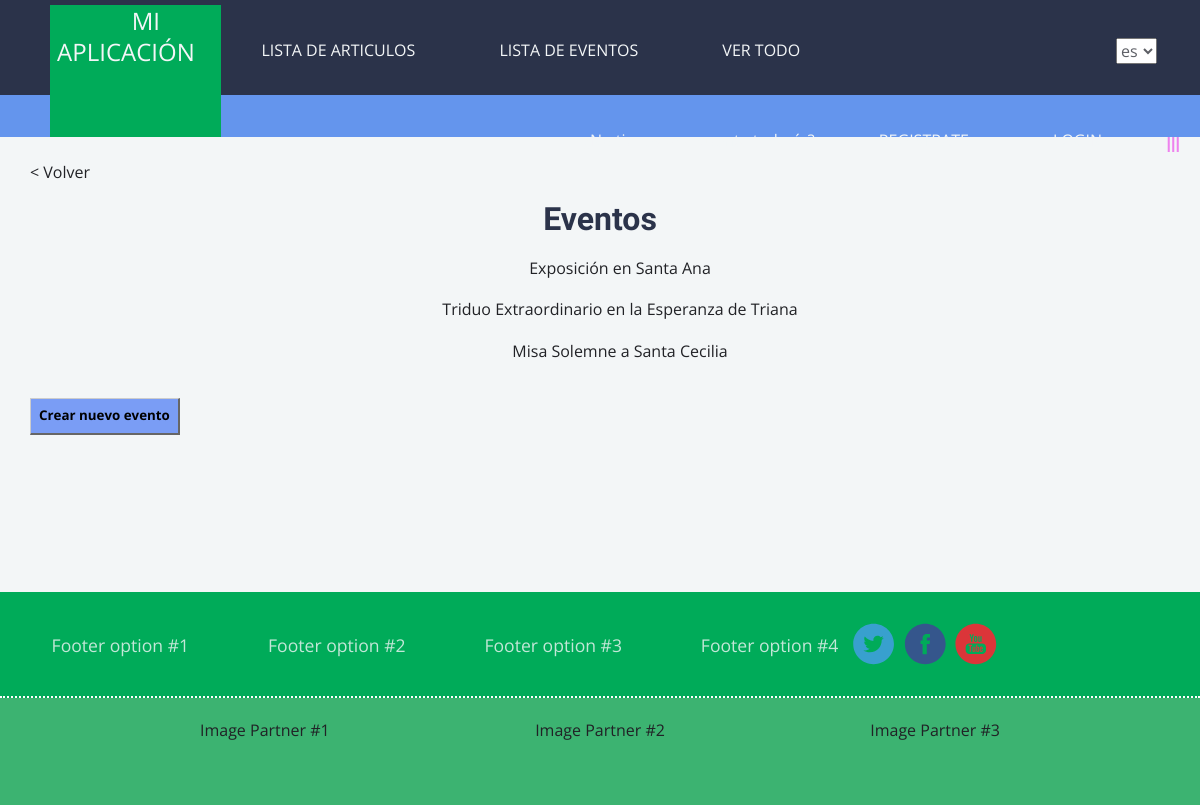
The page /myFirstApp/v2/event/ on the database its author committed.
### myFirstApp/models.py (models this page shows, shortened)
class BaseNews(Base):
    description = models.CharField(max_length=4000)

class Event (BaseNews):
    start_date = models.DateField()
    end_date = models.DateField()

class Base(models.Model):
    title = models.CharField(max_length=150)
    class Meta:
        abstract = True

class BaseNews(Base):
    description = models.CharField(max_length=4000)

### myFirstApp/views.py (the view)
class EventList(ListView):
    model = Event
    template_name = 'myFirstApp/events_list.html'
    context_object_name = 'events'

### base/context_processors.py (called while the page is built)
def breadcrumbs(request):
    view_name = resolve(request.path_info).url_name
    if view_name in breadcrumbs_views:
        return {'breadcrumbs': breadcrumbs_views[view_name]}
    return {}

### myFirstApp/templates/myFirstApp/events_list.html
{% extends 'base/base.html' %}
{% load i18n %}
{% load static %}
{% block extra_css %}
<link rel="stylesheet" href="{% static 'css/main.css' %}">
<link rel="stylesheet" href="{% static 'css/news.css' %}">
{% endblock extra_css %}
{% block content %}
<a href="{% url 'index' %}" style="float: left;"> < {% trans "Come back" %}</a>
<br>
<h1>{% trans "Events" %}</h1>
<ul>
    {% for event in events.all %}
    <a href="{% url 'event_detail' event.pk %}" > {{ event.title }} </a>
    <br />
    <br />
    {% endfor %}
</ul>
<div class="link-form">
    <a class="enlace-boton" href="{% url 'create_event' %}"> {% trans "Create news event" %} </a>
</div>
{% endblock content %}

### base/static/css/main.css (style rules this page uses)
html { font-family: sans-serif; -ms-text-size-adjust: 100%; -webkit-text-size-adjust: 100%; }
body { margin: 0; }
a { background-color: transparent; }
h1 { font-size: 2em; margin: 0.66667em 0; }
html { font-size: 1em; }
body { color: #5d5f65; font-family: 'Open Sans', 'Helvetica', sans-serif; font-weight: 400; line-height: 1.3; }
h1, h2, h3, h4, h5, h6 { color: #2b334a; font-family: "Advent Pro"; font-weight: 600; }
h1 { line-height: 0.8; margin: 0.77em 0; }
a { color: #212226; text-decoration: none; }
html, body { min-height: 100vh; }
html { background: #2b334a; }
body { color: #5d5f65; background-color: #f3f6f7; }
body { transition: max-width 0.35s ease-out, max-height 0.35s ease-out; }

### myFirstApp/static/css/news.css (style rules this page uses)
.enlace-boton { float: left; margin-right: 10px; font-size: 10pt; font-weight: bold; padding: 8px; background-color: #7A9DF5; color: #000000; text-decoration: none; }
.enlace-boton:link, .enlace-boton:visited { border-top: 1px solid #cccccc; border-bottom: 2px solid #666666; border-left: 1px solid #cccccc; border-right: 2px solid #666666; }

### rows shown on the page
Event: title "Exposición en Santa Ana"
Event: title "Triduo Extraordinario en la Esperanza de Triana"
Event: title "Misa Solemne a Santa Cecilia"

### other values the page prints
form field language "es"
